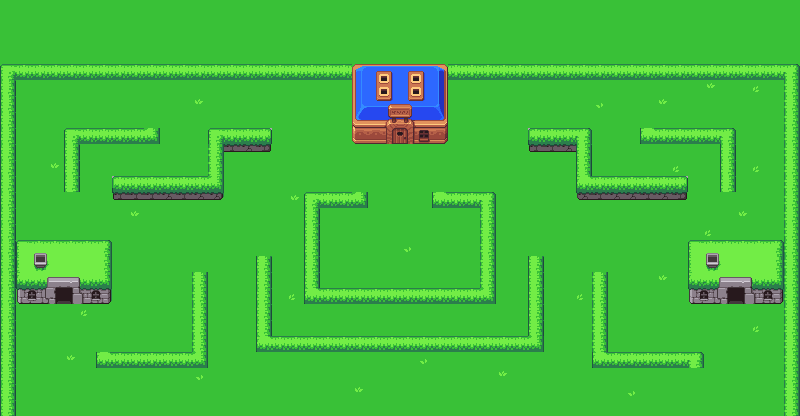

Rendered tile map (Tiled .tmx) drawn with the repository's tilesets; below, a short description and the map source with its tile grids summarised:
An orthogonal 50x26 tile map with 16x16 px tiles, 2 tile layers (background, collisionLayer).

<map version="1.0" orientation="orthogonal" renderorder="right-down" width="50" height="26" tilewidth="16" tileheight="16" nextobjectid="1">
 <tileset firstgid="1" name="tiles" tilewidth="16" tileheight="16" tilecount="350" columns="25">
  <image source="ctiles.png" width="400" height="224" />
 </tileset>
 <layer name="background" width="50" height="26">
  <data>[1300 cells, 1300 non-empty, 4 distinct tile ids]</data>
 </layer>
 <layer name="collisionLayer" width="50" height="27">
  <data>[1350 cells, 360 non-empty, 77 distinct tile ids]</data>
 </layer>
</map>
